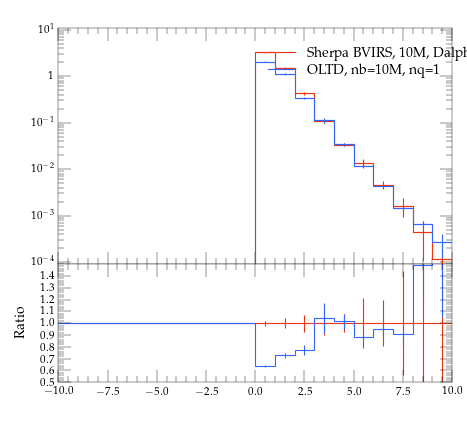

Generate this figure with Python:
#! /usr/bin/env python

# This Python script was auto-generated using YODA v2.0.0.
# Analysis object: /evtb/cutEg_tjg_deta
# Timestamp: 15-04-2024 (14:39:54)

import matplotlib as mpl
import matplotlib.pyplot as plt
mpl.use('Agg') # comment out for interactive use
import os
import numpy as np

plotDir = os.path.split(os.path.realpath(__file__))[0]
if 'YODA_USER_PLOT_PATH' in globals():
    plot_outdir = globals()['YODA_USER_PLOT_PATH']
else:
    plot_outdir = plotDir

#plot style
plt.style.use(os.path.join(plotDir, '../default.mplstyle'))
# plot metadata
figW, figH = plt.rcParams['figure.figsize']
ax_xLabel = r''
ax_yLabel = r''
ax_title  = r''
ax_xScale = 'linear'
ax_yScale = 'log'
xLims = (-10.0, 10.0)
yLims = (9e-05, 11.0)

# TeX-friendly labels for the legend
labels = [ r"Sherpa BVIRS, 10M, Dalpha=0.01", r"OLTD, nb=10M, nq=1" ]

# Create figure and axis objects
fig, (ax, ratio0_ax) = plt.subplots(2, 1, sharex=True,
                  figsize=(figW,figH), gridspec_kw={'height_ratios': (2, 1)})
ratio0_ax.yaxis.set_major_locator(mpl.ticker.MultipleLocator(0.1))
ratio0_ax.set_ylim(0.5, 1.4999)
ratio0_ax.set_ylabel('Ratio')

# LineColor map: curve index -> color
linecolors = {0: '#EE3311', 1: '#3366FF'}
# the numerical data is stored in a separate file
dataf = dict()
prefix = os.path.split(__file__)[0]
if prefix:    prefix = prefix + '/'
exec(open(prefix+'cutEg_tjg_deta__data.py').read(), dataf)


legend_handles = [] # keep track of handles for the legend

# style options for curves
# starts at zorder>=5 to draw curve on top of legend
styles = {
  'curve0': {
    'color' : linecolors[0],
    'linestyle' : '-',
    'marker' : 'o',
    'zorder' : 5,
    'histstyle' : True,
  },
  'curve1': {
    'color' : linecolors[1],
    'linestyle' : '-',
    'marker' : 'o',
    'zorder' : 6,
    'histstyle' : True,
  },
}
# curve from input yoda files in main panel
for label in dataf['yvals'].keys():
    if all(np.isnan(v) for v in dataf['yvals'][label]):
        continue
    tmp = None
    if styles[label]['histstyle']: # draw as histogram
        tmp, = ax.plot(dataf['xedges'], dataf['yedges'][label],
                       color=styles[label]['color'],
                       linestyle=styles[label]['linestyle'],
                       drawstyle='steps-pre', solid_joinstyle='miter',
                       zorder=styles[label]['zorder'], label=label)
        ax.errorbar(dataf['xpoints'], dataf['yvals'][label], color=styles[label]['color'],
                    xerr=dataf['xerrs'], yerr=[dataf['ydowns'][label], dataf['yups'][label]],
                    linestyle='none', zorder=styles[label]['zorder'])
    else: # draw as scatter
        tmp = ax.errorbar(dataf['xpoints'], dataf['yvals'][label],
                          xerr=dataf['xerrs'],
                          yerr=[ dataf['ydowns'][label],
                          dataf['yups'][label] ],
                          fmt=styles[label]['marker'],
                          ecolor=styles[label]['color'],
                          color=styles[label]['color'], zorder=2)
        tmp[-1][0].set_linestyle(styles[label]['linestyle'])
    legend_handles += [tmp]
    for varLabel in dataf['variation_yvals'].keys():
        if varLabel.startswith(label):
            tmp, = ax.plot(dataf['xedges'], dataf['variation_yvals'][varLabel],
                           color=styles[label]['color'],
                           linestyle=styles[label]['linestyle'],
                           drawstyle='steps-pre', solid_joinstyle='miter',
                           zorder=styles[label]['zorder'], alpha=0.5)


# plots on ratio panel
# curve from input yoda files in ratio panel
for label, yvals in dataf['ratio0_yvals'].items():
    if all(np.isnan(v) for v in yvals):
        continue
    if styles[label]['histstyle']: # plot as histogram
        ratio0_ax.plot(dataf['xedges'], yvals,
                       color=styles[label]['color'],
                       linestyle=styles[label]['linestyle'],
                       drawstyle='steps-pre', zorder=1,
                       solid_joinstyle='miter')
        ratio0_ax.vlines(dataf['xpoints'],
                         dataf['ratio0_ymin'][label],
                         dataf['ratio0_ymax'][label],
                         color=styles[label]['color'], zorder=1)
    else: # plot as scatter
        tmp = ratio0_ax.errorbar(dataf['xpoints'],
                                 yvals, xerr=dataf['xerrs'],
                                 yerr=dataf['ratio0_yerrs'][label],
                                 fmt=styles[label]['marker'],
                                 ecolor=styles[label]['color'],
                                 color=styles[label]['color'])
        tmp[-1][0].set_linestyle(styles[label]['linestyle'])

    for varlabel in dataf['ratio0_variation_vals'].keys():
        if varlabel.startswith(label):
            ratio0_ax.plot(dataf['xedges'],
                            dataf['ratio0_variation_vals'][varlabel],
                            color=styles[label]['color'],
                            linestyle=styles[label]['linestyle'],
                            drawstyle='steps-pre', solid_joinstyle='miter',
                            zorder=1, alpha=0.5)

legend_pos = (0.5, 0.97)
ax.legend(legend_handles, labels, loc='upper left', bbox_to_anchor=legend_pos)

# set plot metadata as defined above
ratio0_ax.set_xlabel(ax_xLabel)
ratio0_ax.xaxis.set_label_coords(1., -.15)
ax.set_ylabel(ax_yLabel, loc='top')
ax.set_title(ax_title, loc='left')
ax.set_xscale(ax_xScale)
ax.set_yscale(ax_yScale)
ax.set_xlim(xLims)
ax.set_ylim(yLims)

# tick formatting
plt.rcParams['xtick.top'] = True
plt.rcParams['ytick.right'] = True
ax.yaxis.set_major_locator(mpl.ticker.LogLocator(base=10.0, numticks=np.inf))
ax.yaxis.set_minor_locator(mpl.ticker.LogLocator(
                           base=10.0, subs=np.arange(0.1, 1, 0.1), numticks=np.inf))
fig.align_ylabels((ax, ratio0_ax))
plt.savefig(os.path.join(plot_outdir, 'cutEg_tjg_deta.pdf'), format='PDF')
plt.savefig(os.path.join(plot_outdir, 'cutEg_tjg_deta.png'), format='PNG')

plt.close(fig)
